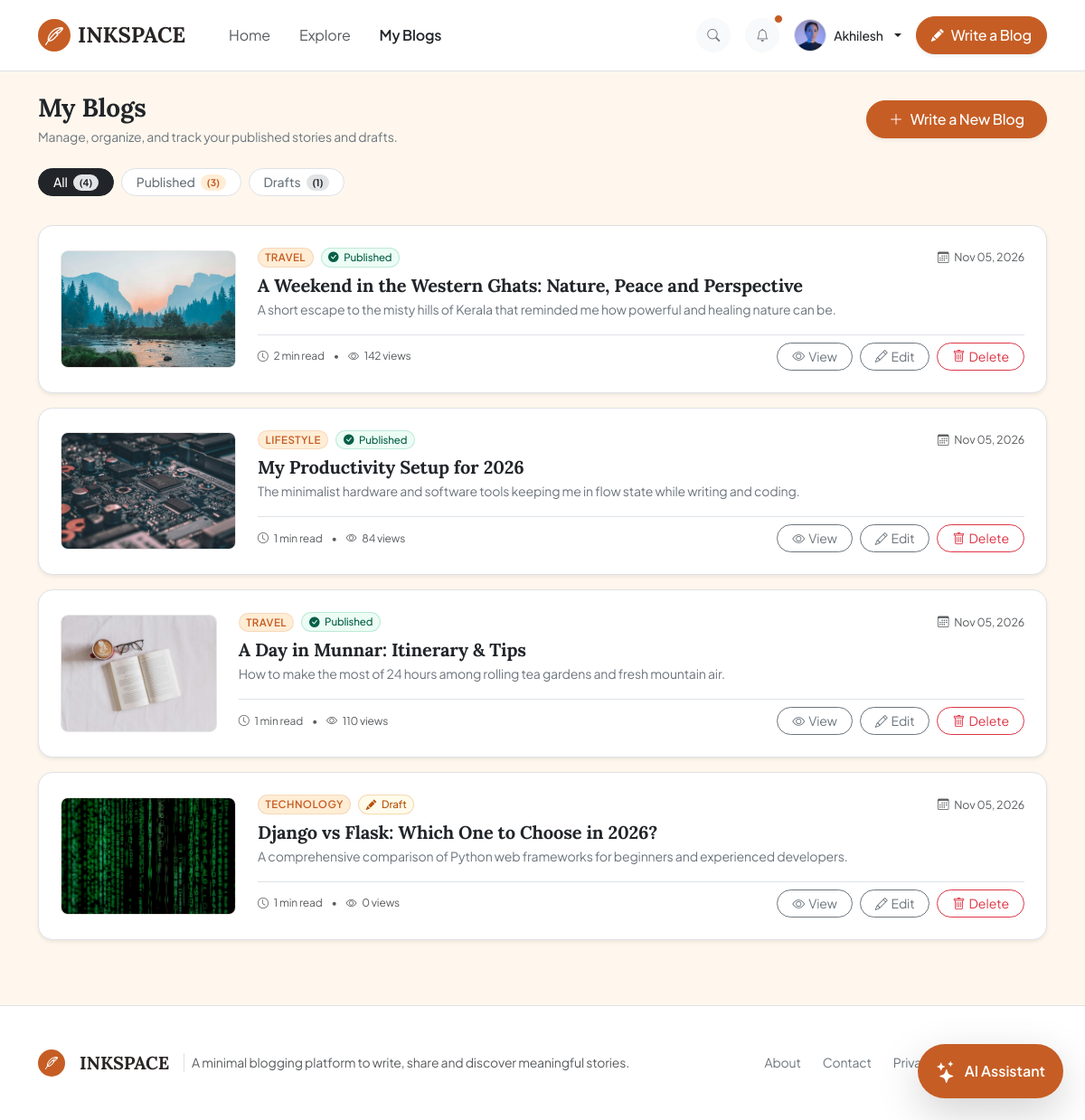
/my-blogs/ (signed in), run on an earlier commit of the app's database.
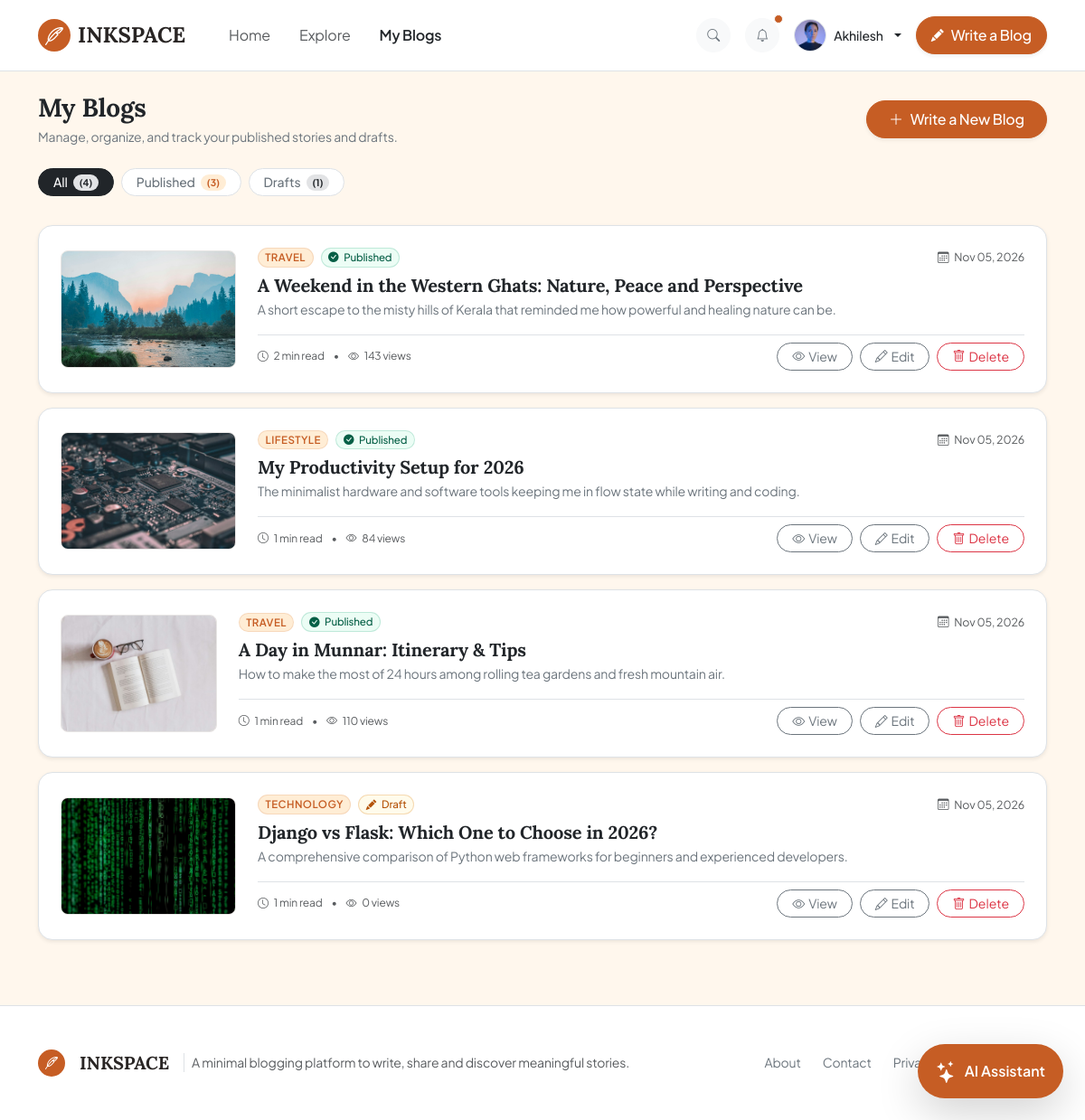
And on a later commit of the database.
### apps/accounts/models.py (models this page shows, shortened)
class Profile(models.Model):
    user = models.OneToOneField(User, on_delete=models.CASCADE, related_name='profile')
    bio = models.TextField(max_length=500, blank=True, default='Passionate writer and lifelong learner.')
    role = models.CharField(max_length=100, blank=True, default='Blogger · Developer')
    avatar = models.ImageField(upload_to='avatars/', blank=True, null=True)
    created_at = models.DateTimeField(auto_now_add=True)
    @property
    def get_avatar_url(self):
        if not self.avatar:
            return None
        val = str(self.avatar).strip()
        if val.startswith("http://") or val.startswith("https://"):
            return val
        try:
            return self.avatar.url
        except Exception:
            return None

### apps/blogs/models.py (models this page shows, shortened)
class Blog(models.Model):
    author = models.ForeignKey(
        User,
        on_delete=models.CASCADE,
        related_name='blogs',
        help_text="The author who created this blog post."
    )
    title = models.CharField(
        max_length=255,
        help_text="Catchy title for your blog post."
    )
    slug = models.SlugField(
        max_length=300,
        unique=True,
        blank=True,
        help_text="URL-friendly identifier generated from the title."
    )
    description = models.CharField(
        max_length=250,
        help_text="Short summary (max 250 characters) displayed on cards and search results."
    )
    cover_image = models.ImageField(
        upload_to='blog_covers/',
        blank=True,
        null=True,
        help_text="Cover image for the article header and feed previews."
    )
    category = models.CharField(
        max_length=50,
        choices=CategoryChoices.choices,
        default=CategoryChoices.TECHNOLOGY,
        help_text="Category topic that best fits this post."
    )
    content = models.TextField(
        help_text="Main article content in HTML or formatted text."
    )
    status = models.CharField(
        max_length=20,
        choices=BlogStatus.choices,
        default=BlogStatus.DRAFT,
        help_text="Publication status: Draft is private, Published is visible to everyone."
    )
    is_featured = models.BooleanField(
        default=False,
        help_text="Whether this post is featured on the homepage hero."
    )
    views_count = models.PositiveIntegerField(
        default=0,
        help_text="Total number of views this article has received."
    )
    created_at = models.DateTimeField(
        auto_now_add=True,
        help_text="Date and time when the blog post was first created."
    )
    updated_at = models.DateTimeField(
        auto_now=True,
        help_text="Date and time when the blog post was last modified."
    )
    published_at = models.DateTimeField(
        blank=True,
        null=True,
        help_text="Timestamp when the post was changed to Published status."
    )
    class Meta:
        ordering = ['-created_at']
        verbose_name = 'Blog Article'
        verbose_name_plural = 'Blog Articles'
    @property
    def reading_time(self):
        words = len(self.content.split())
        minutes = math.ceil(words / 200)
        return max(1, minutes)
    @property
    def get_cover_image_url(self):
        if not self.cover_image:
            return None
        val = str(self.cover_image).strip()
        if not val:
            return None
        if val.startswith("http://") or val.startswith("https://"):
            return val
        try:
            return self.cover_image.url
        except Exception:
            return None

### apps/blogs/views.py (the view)
# urls.py: path('my-blogs/', views.my_blogs, name='my_blogs'),
@login_required
def my_blogs(request):
    user_blogs = Blog.objects.filter(author=request.user)
    total_count = user_blogs.count()
    published_count = user_blogs.filter(status=BlogStatus.PUBLISHED).count()
    drafts_count = user_blogs.filter(status=BlogStatus.DRAFT).count()
    status_filter = request.GET.get('status', 'all').lower()
    if status_filter == 'published':
        filtered_blogs = user_blogs.filter(status=BlogStatus.PUBLISHED)
    elif status_filter == 'draft':
        filtered_blogs = user_blogs.filter(status=BlogStatus.DRAFT)
    else:
        filtered_blogs = user_blogs
        status_filter = 'all'
    context = {
        'blogs': filtered_blogs,
        'status_filter': status_filter,
        'total_count': total_count,
        'published_count': published_count,
        'drafts_count': drafts_count,
    }
    return render(request, 'blogs/my_blogs.html', context)

### apps/blogs/templates/blogs/my_blogs.html (shortened to what this page needs)
{% extends 'base.html' %}
{% load static %}
{% block content %}
<div class="container py-4">
  <div class="d-flex flex-column flex-sm-row justify-content-between align-items-sm-center gap-3 mb-4">
    <div>
      <h1 class="h3 fw-bold font-serif mb-1 text-dark">My Blogs</h1>
      <p class="text-secondary small mb-0">Manage, organize, and track your published stories and drafts.</p>
    </div>
    <div>
      <a href="{% url 'blogs:create_blog' %}" class="btn btn-orange-primary d-inline-flex align-items-center gap-2 rounded-pill px-4 py-2 fw-medium shadow-sm" style="background-color: #C65D24; border-color: #C65D24;">
        <i class="bi bi-plus-lg"></i>
        <span>Write a New Blog</span>
      </a>
    </div>
  </div>
  <div class="d-flex align-items-center gap-2 mb-4 overflow-x-auto text-nowrap pb-2 scrollbar-none">
    <a href="{% url 'blogs:my_blogs' %}?status=all" class="btn btn-sm rounded-pill px-3 py-1.5 fw-medium {% if status_filter == 'all' %}btn-dark text-white{% else %}btn-outline-secondary border bg-white{% endif %}">
      All <span class="badge bg-secondary-subtle text-dark rounded-pill ms-1">({{ total_count }})</span>
    </a>
    <a href="{% url 'blogs:my_blogs' %}?status=published" class="btn btn-sm rounded-pill px-3 py-1.5 fw-medium {% if status_filter == 'published' %}text-white{% else %}btn-outline-secondary border bg-white{% endif %}" >
      Published <span class="badge rounded-pill ms-1" style="background-color: #FFEDD5; color: #C65D24;">({{ published_count }})</span>
    </a>
    <a href="{% url 'blogs:my_blogs' %}?status=draft" class="btn btn-sm rounded-pill px-3 py-1.5 fw-medium {% if status_filter == 'draft' %}text-white{% else %}btn-outline-secondary border bg-white{% endif %}" >
      Drafts <span class="badge bg-secondary-subtle text-dark rounded-pill ms-1">({{ drafts_count }})</span>
    </a>
  </div>
  <div class="d-flex flex-column gap-3 mb-5" id="myBlogsCardList">
    {% for blog in blogs %}
      <div class="card border rounded-4 shadow-sm bg-white overflow-hidden hover-shadow transition-all">
        <div class="card-body p-3 p-md-4">
          <div class="row g-3 g-md-4 align-items-center">
            <div class="col-12 col-md-auto">
              <div class="blog-thumbnail-wrapper rounded-3 overflow-hidden border d-flex align-items-center justify-content-center mx-auto mx-md-0" style="background-color: #FFF7ED; width: 100%; max-width: 200px; height: 130px;">
                {% if blog.get_cover_image_url %}
                  <img src="{{ blog.get_cover_image_url }}" alt="{{ blog.title }}" class="w-100 h-100 object-fit-cover">
                {% else %}
                  <div class="text-center p-3">
                    <i class="bi bi-journal-text fs-2 d-block" style="color: #C65D24;"></i>
                    <span class="text-muted" style="font-size: 0.72rem;">No cover image</span>
                  </div>
                {% endif %}
              </div>
            </div>
            <div class="col-12 col-md d-flex flex-column">
              <div class="d-flex flex-wrap align-items-center gap-2 mb-2">
                <span class="badge rounded-pill px-2.5 py-1 fw-semibold text-uppercase" style="background-color: #FFEDD5; color: #C65D24; font-size: 0.72rem; letter-spacing: 0.04em; border: 1px solid rgba(198, 93, 36, 0.15);">
                  {{ blog.category }}
                </span>
                {% if blog.status == 'Published' %}
                  <span class="badge rounded-pill px-2.5 py-1 fw-medium" style="background-color: #ECFDF5; color: #065F46; font-size: 0.72rem; border: 1px solid rgba(5, 150, 105, 0.2);">
                    <i class="bi bi-check-circle-fill me-1"></i> Published
                  </span>
                {% else %}
                  <span class="badge rounded-pill px-2.5 py-1 fw-medium" style="background-color: #FFFBEB; color: #B45309; font-size: 0.72rem; border: 1px solid rgba(217, 119, 6, 0.25);">
                    <i class="bi bi-pencil-fill me-1"></i> Draft
                  </span>
                {% endif %}
                <span class="text-muted small ms-sm-auto" style="font-size: 0.78rem;">
                  <i class="bi bi-calendar3 me-1"></i> {{ blog.created_at|date:"M d, Y" }}
                </span>
              </div>
              <h2 class="h5 font-serif fw-bold text-dark mb-1">
                <a href="{% url 'blogs:blog_detail' slug=blog.slug %}" class="text-dark text-decoration-none hover-text-orange">
                  {{ blog.title }}
                </a>
              </h2>
              <p class="text-secondary small font-sans mb-3 line-clamp-2" style="font-size: 0.88rem; line-height: 1.55;">
                {{ blog.description }}
              </p>
              <div class="d-flex flex-wrap align-items-center justify-content-between gap-2 pt-2 border-top mt-auto">
                <div class="text-muted small" style="font-size: 0.75rem;">
                  <span><i class="bi bi-clock me-1"></i> {{ blog.reading_time }} min read</span>
                  <span class="mx-2">&bull;</span>
                  <span><i class="bi bi-eye me-1"></i> {{ blog.views_count }} views</span>
                </div>
                <div class="d-flex align-items-center gap-2">
                  <a href="{% url 'blogs:blog_detail' slug=blog.slug %}" class="btn btn-sm btn-outline-secondary rounded-pill px-3 py-1 d-inline-flex align-items-center gap-1" title="View story">
                    <i class="bi bi-eye"></i>
                    <span>View</span>
                  </a>
                  <a href="{% url 'blogs:edit_blog' slug=blog.slug %}" class="btn btn-sm btn-outline-secondary rounded-pill px-3 py-1 d-inline-flex align-items-center gap-1" title="Edit story">
                    <i class="bi bi-pencil"></i>
                    <span>Edit</span>
                  </a>
                  <button type="button" class="btn btn-sm btn-outline-danger rounded-pill px-3 py-1 d-inline-flex align-items-center gap-1" data-bs-toggle="modal" data-bs-target="#deleteModal{{ blog.id }}" title="Delete story">
                    <i class="bi bi-trash"></i>
                    <span>Delete</span>
                  </button>
                </div>
              </div>
            </div>
          </div>
        </div>
      </div>
    {% endfor %}
  </div>
</div>
{% endblock %}

### templates/includes/navbar.html (shortened to what this page needs)
{% load static %}
<nav class="navbar navbar-expand-lg navbar-light bg-white border-bottom sticky-top py-3">
  <div class="container">
    <a class="navbar-brand d-flex align-items-center gap-2" href="{% url 'blogs:blog_list' %}">
      <span class="brand-icon d-inline-flex align-items-center justify-content-center text-white rounded-circle shadow-xs" style="width: 36px; height: 36px; background-color: #C65D24 !important;">
        <i class="bi bi-feather fs-5"></i>
      </span>
      <span class="brand-text fw-bold fs-4 tracking-tight" style="color: #292524; font-family: 'Lora', Georgia, serif;">INKSPACE</span>
    </a>
    <div class="collapse navbar-collapse" id="inkspaceNavbar">
      <ul class="navbar-nav me-auto mb-2 mb-lg-0 ms-lg-4 gap-lg-3">
        <li class="nav-item">
          <a class="nav-link {% if request.resolver_match.url_name == 'blog_list' %}active fw-semibold text-dark{% else %}text-muted{% endif %}" href="{% url 'blogs:blog_list' %}">Home</a>
        </li>
        <li class="nav-item">
          <a class="nav-link {% if request.resolver_match.url_name == 'explore' %}active fw-semibold text-dark{% else %}text-muted{% endif %}" href="{% url 'blogs:explore' %}">Explore</a>
        </li>
        <li class="nav-item">
          <a class="nav-link {% if request.resolver_match.url_name == 'my_blogs' %}active fw-semibold text-dark{% else %}text-muted{% endif %}" href="{% url 'blogs:my_blogs' %}">My Blogs</a>
        </li>
      </ul>
      <div class="d-flex align-items-center gap-3">
        <a href="{% url 'blogs:explore' %}" class="btn btn-sm btn-light rounded-circle text-secondary p-2 d-flex align-items-center justify-content-center" style="width: 38px; height: 38px;" title="Search blogs">
          <i class="bi bi-search"></i>
        </a>
        {% if user.is_authenticated %}
          <button class="btn btn-sm btn-light rounded-circle text-secondary p-2 d-flex align-items-center justify-content-center position-relative" style="width: 38px; height: 38px;" title="Notifications">
            <i class="bi bi-bell"></i>
            <span class="position-absolute top-0 start-100 translate-middle p-1 border border-light rounded-circle" style="background-color: #C65D24;"></span>
          </button>
          <div class="dropdown">
            <a class="d-flex align-items-center gap-2 text-decoration-none dropdown-toggle text-dark" href="#" role="button" id="userMenuDropdown" data-bs-toggle="dropdown" aria-expanded="false">
              {% if user.profile.get_avatar_url %}
                <img src="{{ user.profile.get_avatar_url }}" alt="{{ user.username }}" class="rounded-circle object-fit-cover border" width="36" height="36">
              {% else %}
                <div class="rounded-circle fw-bold d-flex align-items-center justify-content-center border" style="width: 36px; height: 36px; background-color: #FFEDD5 !important; color: #C65D24 !important;">
                  {{ user.first_name|default:user.username|slice:":1"|upper }}
                </div>
              {% endif %}
              <span class="d-none d-md-inline fw-medium small">{{ user.first_name|default:user.username }}</span>
            </a>
          </div>
          <a href="{% url 'blogs:create_blog' %}" class="btn btn-orange-primary d-inline-flex align-items-center gap-2 px-3 py-2 fw-medium rounded-pill shadow-sm" style="background-color: #C65D24; border-color: #C65D24;">
            <i class="bi bi-pencil-fill small"></i>
            <span>Write a Blog</span>
          </a>
        {% endif %}
      </div>
    </div>
  </div>
</nav>

What changed in the data, as far as the page shows it:
changed Blog "A Weekend in the Western Ghats: Nature, Peace and Perspective": views_count "142" → "143"
